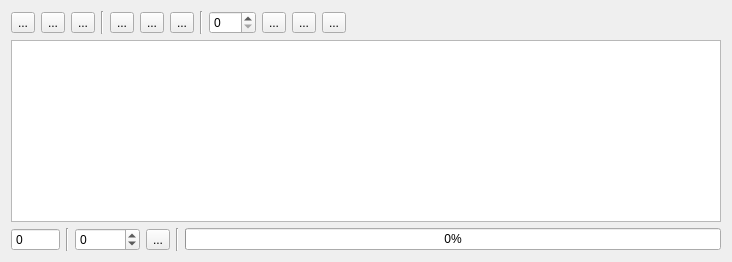
<?xml version="1.0" encoding="UTF-8"?>
<ui version="4.0">
 <class>PicoCWidget</class>
 <widget class="QWidget" name="PicoCWidget">
  <property name="geometry">
   <rect>
    <x>0</x>
    <y>0</y>
    <width>732</width>
    <height>262</height>
   </rect>
  </property>
  <property name="windowTitle">
   <string>PicoC</string>
  </property>
  <property name="windowIcon">
   <iconset resource="../coreplugin/core.qrc">
    <normaloff>:/core/images/dronin_logo_64.png</normaloff>:/core/images/dronin_logo_64.png</iconset>
  </property>
  <layout class="QVBoxLayout" name="verticalLayout">
   <item>
    <layout class="QHBoxLayout" name="horizontalLayout">
     <item>
      <widget class="QToolButton" name="tbNewFile">
       <property name="toolTip">
        <string>New file</string>
       </property>
       <property name="text">
        <string>...</string>
       </property>
       <property name="icon">
        <iconset resource="picoc.qrc">
         <normaloff>:/picoc/images/new archive.png</normaloff>:/picoc/images/new archive.png</iconset>
       </property>
       <property name="iconSize">
        <size>
         <width>32</width>
         <height>32</height>
        </size>
       </property>
      </widget>
     </item>
     <item>
      <widget class="QToolButton" name="tbLoadFromFile">
       <property name="toolTip">
        <string>Read from file</string>
       </property>
       <property name="text">
        <string>...</string>
       </property>
       <property name="icon">
        <iconset resource="picoc.qrc">
         <normaloff>:/picoc/images/unarchive.png</normaloff>:/picoc/images/unarchive.png</iconset>
       </property>
       <property name="iconSize">
        <size>
         <width>32</width>
         <height>32</height>
        </size>
       </property>
      </widget>
     </item>
     <item>
      <widget class="QToolButton" name="tbSaveToFile">
       <property name="toolTip">
        <string>Save to file</string>
       </property>
       <property name="text">
        <string>...</string>
       </property>
       <property name="icon">
        <iconset resource="picoc.qrc">
         <normaloff>:/picoc/images/Ekisho Deep Ocean HD1.png</normaloff>:/picoc/images/Ekisho Deep Ocean HD1.png</iconset>
       </property>
       <property name="iconSize">
        <size>
         <width>32</width>
         <height>32</height>
        </size>
       </property>
      </widget>
     </item>
     <item>
      <widget class="Line" name="line">
       <property name="orientation">
        <enum>Qt::Vertical</enum>
       </property>
      </widget>
     </item>
     <item>
      <widget class="QToolButton" name="tbFetchFromUAV">
       <property name="toolTip">
        <string>Fetch from UAV</string>
       </property>
       <property name="text">
        <string>...</string>
       </property>
       <property name="icon">
        <iconset resource="picoc.qrc">
         <normaloff>:/picoc/images/down_alt.png</normaloff>:/picoc/images/down_alt.png</iconset>
       </property>
       <property name="iconSize">
        <size>
         <width>32</width>
         <height>32</height>
        </size>
       </property>
      </widget>
     </item>
     <item>
      <widget class="QToolButton" name="tbSendToUAV">
       <property name="toolTip">
        <string>Send to UAV</string>
       </property>
       <property name="text">
        <string>...</string>
       </property>
       <property name="icon">
        <iconset resource="picoc.qrc">
         <normaloff>:/picoc/images/up_alt.png</normaloff>:/picoc/images/up_alt.png</iconset>
       </property>
       <property name="iconSize">
        <size>
         <width>32</width>
         <height>32</height>
        </size>
       </property>
      </widget>
     </item>
     <item>
      <widget class="QToolButton" name="tbStartScript">
       <property name="toolTip">
        <string>Start Script on UAV</string>
       </property>
       <property name="text">
        <string>...</string>
       </property>
       <property name="icon">
        <iconset resource="picoc.qrc">
         <normaloff>:/picoc/images/execute.png</normaloff>:/picoc/images/execute.png</iconset>
       </property>
       <property name="iconSize">
        <size>
         <width>32</width>
         <height>32</height>
        </size>
       </property>
      </widget>
     </item>
     <item>
      <widget class="Line" name="line_2">
       <property name="orientation">
        <enum>Qt::Vertical</enum>
       </property>
      </widget>
     </item>
     <item>
      <widget class="QSpinBox" name="sbFileID">
       <property name="toolTip">
        <string>FileID</string>
       </property>
       <property name="maximum">
        <number>255</number>
       </property>
      </widget>
     </item>
     <item>
      <widget class="QToolButton" name="tbFetchFromUAVROM">
       <property name="toolTip">
        <string>Read from UAV file</string>
       </property>
       <property name="text">
        <string>...</string>
       </property>
       <property name="icon">
        <iconset resource="picoc.qrc">
         <normaloff>:/picoc/images/down_rom.png</normaloff>:/picoc/images/down_rom.png</iconset>
       </property>
       <property name="iconSize">
        <size>
         <width>32</width>
         <height>32</height>
        </size>
       </property>
      </widget>
     </item>
     <item>
      <widget class="QToolButton" name="tbSendToUAVROM">
       <property name="toolTip">
        <string>Save to UAV file</string>
       </property>
       <property name="text">
        <string>...</string>
       </property>
       <property name="icon">
        <iconset resource="picoc.qrc">
         <normaloff>:/picoc/images/up_rom.png</normaloff>:/picoc/images/up_rom.png</iconset>
       </property>
       <property name="iconSize">
        <size>
         <width>32</width>
         <height>32</height>
        </size>
       </property>
      </widget>
     </item>
     <item>
      <widget class="QToolButton" name="tbEraseFromUAVROM">
       <property name="toolTip">
        <string>Delete UAV file</string>
       </property>
       <property name="text">
        <string>...</string>
       </property>
       <property name="icon">
        <iconset resource="picoc.qrc">
         <normaloff>:/picoc/images/trash.png</normaloff>:/picoc/images/trash.png</iconset>
       </property>
       <property name="iconSize">
        <size>
         <width>32</width>
         <height>32</height>
        </size>
       </property>
      </widget>
     </item>
     <item>
      <spacer name="horizontalSpacer">
       <property name="orientation">
        <enum>Qt::Horizontal</enum>
       </property>
       <property name="sizeHint" stdset="0">
        <size>
         <width>40</width>
         <height>20</height>
        </size>
       </property>
      </spacer>
     </item>
    </layout>
   </item>
   <item>
    <widget class="QPlainTextEdit" name="ptEditor">
     <property name="font">
      <font>
       <family>Courier</family>
      </font>
     </property>
     <property name="plainText">
      <string/>
     </property>
     <property name="tabStopWidth">
      <number>35</number>
     </property>
    </widget>
   </item>
   <item>
    <layout class="QHBoxLayout" name="horizontalLayout_2">
     <property name="sizeConstraint">
      <enum>QLayout::SetDefaultConstraint</enum>
     </property>
     <item>
      <widget class="QSpinBox" name="sbExitValue">
       <property name="toolTip">
        <string>Exit Value</string>
       </property>
       <property name="readOnly">
        <bool>true</bool>
       </property>
       <property name="buttonSymbols">
        <enum>QAbstractSpinBox::NoButtons</enum>
       </property>
       <property name="minimum">
        <number>-32768</number>
       </property>
       <property name="maximum">
        <number>32768</number>
       </property>
      </widget>
     </item>
     <item>
      <widget class="Line" name="line_3">
       <property name="orientation">
        <enum>Qt::Vertical</enum>
       </property>
      </widget>
     </item>
     <item>
      <widget class="QSpinBox" name="sbTestValue">
       <property name="toolTip">
        <string>Test Value</string>
       </property>
       <property name="readOnly">
        <bool>false</bool>
       </property>
       <property name="minimum">
        <number>-32768</number>
       </property>
       <property name="maximum">
        <number>32767</number>
       </property>
      </widget>
     </item>
     <item>
      <widget class="QToolButton" name="tbTestValueSend">
       <property name="toolTip">
        <string>Send Test Value to UAV</string>
       </property>
       <property name="text">
        <string>...</string>
       </property>
       <property name="icon">
        <iconset resource="picoc.qrc">
         <normaloff>:/picoc/images/up_edit.png</normaloff>:/picoc/images/up_edit.png</iconset>
       </property>
       <property name="iconSize">
        <size>
         <width>19</width>
         <height>19</height>
        </size>
       </property>
      </widget>
     </item>
     <item>
      <widget class="Line" name="line_4">
       <property name="orientation">
        <enum>Qt::Vertical</enum>
       </property>
      </widget>
     </item>
     <item>
      <widget class="QProgressBar" name="pbPercent">
       <property name="toolTip">
        <string>Progress</string>
       </property>
       <property name="value">
        <number>0</number>
       </property>
      </widget>
     </item>
    </layout>
   </item>
  </layout>
 </widget>
 <resources>
  <include location="../coreplugin/core.qrc"/>
  <include location="../coreplugin/core.qrc"/>
  <include location="picoc.qrc"/>
 </resources>
 <connections/>
</ui>
